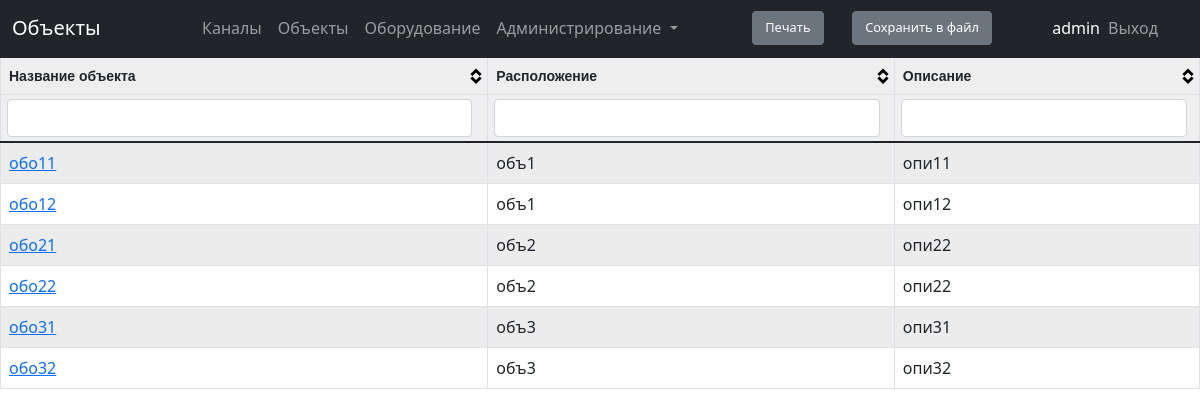
/scheme/equipment (signed in), run on the app's committed database.
### scheme/models.py (models this page shows, shortened)
class Equipment(models.Model):
    equipment = models.CharField(max_length=100, verbose_name='Оборудование')
    description = models.CharField(max_length=200, verbose_name='Описание', blank=True)
    locations_connect = models.ForeignKey('Locations', on_delete=models.PROTECT,
                        related_name='locationcon', verbose_name='Месторасположение')
    class Meta:
        verbose_name = 'Оборудование'
        verbose_name_plural = 'Оборудование'

class Locations(models.Model):
    location = models.CharField(max_length=100, unique=True, verbose_name='Название объекта')
    address = models.CharField(max_length=300, verbose_name='Адрес объекта', blank=True)
    class Meta:
        verbose_name = 'Объекты'
        verbose_name_plural = 'Объекты'
    def __str__(self):
        return self.location

### scheme/views.py (the view)
# urls.py: path('equipment', permission_required('scheme.view_equipment')(views.EquipmentView), name='url_equipment'),
def EquipmentView(request):
    equipment = Equipment.objects.all()
    context_object_name = 'equipment'
    return render (request, 'scheme/equipment.html',{'equipment': equipment})

### scheme/templates/scheme/equipment.html
{% extends 'main/index.html' %}
{% block title %} Объекты {% endblock %}
{% block content %}
    <table id='tblData'>
        <thead>
            <th>Название объекта</th>
            <th>Расположение</th>
            <th>Описание</th>
        </thead>
        <tbody>
        {% for i in equipment %}
        <tr>
            <td><a href="{% url 'url_equipment_detail_view' i.id %}">{{i.equipment}}</a></td>
            <td>{{i.locations_connect}}</td>
            <td>{{i.description}}</td>
        </tr>
        {%endfor%}
        </tbody>
    </table>
{% endblock%}

### main/templates/main/index.html (shortened to what this page needs)
{% load static %}
<!DOCTYPE html>
<html lang="en">
<head>
    <link rel="stylesheet" href="{% static 'main/bootstrap/css/bootstrap.css' %}">
    <link rel="stylesheet" href="{% static 'main/tablesorter/theme.bootstrap_4.min.css' %}">
</head>
<body>
  <nav class="navbar navbar-expand-lg navbar-dark bg-dark">
    <div class="container-fluid">
      <div class="col-md-3 fs-6">
      <a class="navbar-brand" href="#">{% block title %} Модуль {% endblock %}</a>
      </div>
      <div class="collapse navbar-collapse" id="navbarNavDropdown">
        <ul class="navbar-nav">
          <li class="nav-item">
            <a class="nav-link" href="{% url 'url_channels' %}">Каналы</a>
          </li>
          <li class="nav-item">
            <a class="nav-link" href="{% url 'url_locations' %}">Объекты</a>
          <li class="nav-item">
            <a class="nav-link" href="{% url 'url_equipment' %}">Оборудование</a>
          </li>
          <li class="nav-item dropdown">
            <a class="nav-link dropdown-toggle" href="#" id="navbarDropdownMenuLink" role="button" data-bs-toggle="dropdown" aria-expanded="false">
              Администрирование
            </a>
          </li>
        </ul>
      </div>
    </div>
    <div class='col-md-1 text-right'>
      <button type="button" class="btn btn-secondary print" style="font-size : 0.80em">Печать</button>
    </div>
    <div class='col-md-2 text-right'>
      <button class="btn btn-secondary" style="font-size : 0.80em"  onclick="exportTableToExcel('tblData', 'export')">Сохранить в файл</button>
    </div>
    <div class="navbar-nav text-white" >
      {{request.user}}
    </div>
      <div class="col-md-1 navbar-nav text-right" >
      <a href="{% url 'logout' %}" class="nav-link" >Выход</a>
    </div>
  </nav>
{% block content %}
{% endblock%}
</body>
</html>

### data on the page
Equipment: equipment "обо11", locations_connect "объ1", description "опи11"
Equipment: equipment "обо12", locations_connect "объ1", description "опи12"
Equipment: equipment "обо21", locations_connect "объ2", description "опи22"
Equipment: equipment "обо22", locations_connect "объ2", description "опи22"
Equipment: equipment "обо31", locations_connect "объ3", description "опи31"
Equipment: equipment "обо32", locations_connect "объ3", description "опи32"

### other printed values
{{ request.user }} "admin"
